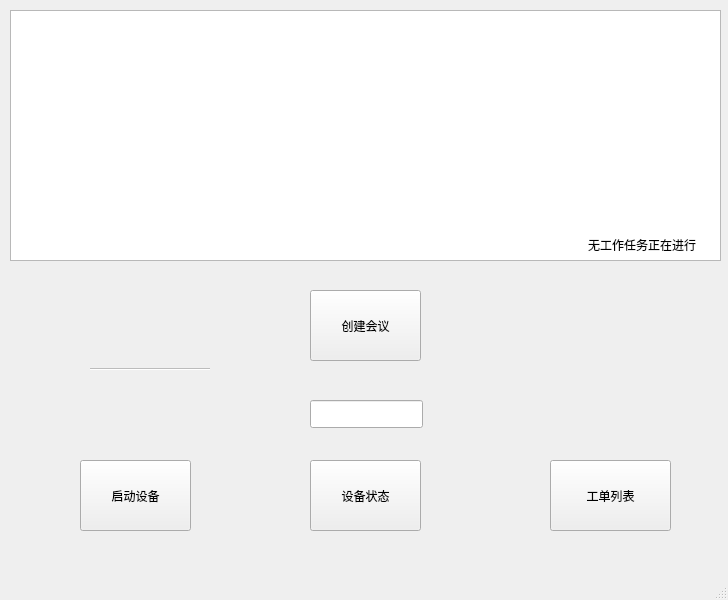
<?xml version="1.0" encoding="UTF-8"?>
<ui version="4.0">
 <class>MainWindow</class>
 <widget class="QMainWindow" name="MainWindow">
  <property name="geometry">
   <rect>
    <x>0</x>
    <y>0</y>
    <width>728</width>
    <height>600</height>
   </rect>
  </property>
  <property name="windowTitle">
   <string>MainWindow</string>
  </property>
  <widget class="QWidget" name="centralwidget">
   <widget class="QTextEdit" name="textEdit">
    <property name="geometry">
     <rect>
      <x>10</x>
      <y>10</y>
      <width>711</width>
      <height>251</height>
     </rect>
    </property>
   </widget>
   <widget class="QPushButton" name="pushButton1">
    <property name="geometry">
     <rect>
      <x>310</x>
      <y>460</y>
      <width>111</width>
      <height>71</height>
     </rect>
    </property>
    <property name="text">
     <string>设备状态</string>
    </property>
   </widget>
   <widget class="QPushButton" name="pushButton2">
    <property name="geometry">
     <rect>
      <x>550</x>
      <y>460</y>
      <width>121</width>
      <height>71</height>
     </rect>
    </property>
    <property name="text">
     <string>工单列表</string>
    </property>
   </widget>
   <widget class="QPushButton" name="pushButton3">
    <property name="geometry">
     <rect>
      <x>80</x>
      <y>460</y>
      <width>111</width>
      <height>71</height>
     </rect>
    </property>
    <property name="text">
     <string>启动设备</string>
    </property>
   </widget>
   <widget class="QLineEdit" name="statusLineEdit">
    <property name="geometry">
     <rect>
      <x>310</x>
      <y>400</y>
      <width>113</width>
      <height>28</height>
     </rect>
    </property>
   </widget>
   <widget class="QPushButton" name="meetingButton">
    <property name="geometry">
     <rect>
      <x>310</x>
      <y>290</y>
      <width>111</width>
      <height>71</height>
     </rect>
    </property>
    <property name="text">
     <string>创建会议</string>
    </property>
   </widget>
   <widget class="QTabBar" name="tabBar" native="true">
    <property name="geometry">
     <rect>
      <x>90</x>
      <y>290</y>
      <width>120</width>
      <height>80</height>
     </rect>
    </property>
   </widget>
   <widget class="QStackedWidget" name="stackedWidget">
    <property name="geometry">
     <rect>
      <x>550</x>
      <y>220</y>
      <width>184</width>
      <height>49</height>
     </rect>
    </property>
    <widget class="QWidget" name="page">
     <layout class="QVBoxLayout" name="verticalLayout">
      <item>
       <widget class="QLabel" name="emptyLabel">
        <property name="text">
         <string>无工作任务正在进行</string>
        </property>
        <property name="alignment">
         <set>Qt::AlignCenter</set>
        </property>
       </widget>
      </item>
     </layout>
    </widget>
   </widget>
  </widget>
  <widget class="QMenuBar" name="menubar">
   <property name="geometry">
    <rect>
     <x>0</x>
     <y>0</y>
     <width>728</width>
     <height>32</height>
    </rect>
   </property>
  </widget>
  <widget class="QStatusBar" name="statusbar"/>
 </widget>
 <customwidgets>
  <customwidget>
   <class>QTabBar</class>
   <extends>QWidget</extends>
   <header location="global">qtabbar.h</header>
   <container>1</container>
  </customwidget>
 </customwidgets>
 <resources/>
 <connections/>
</ui>
